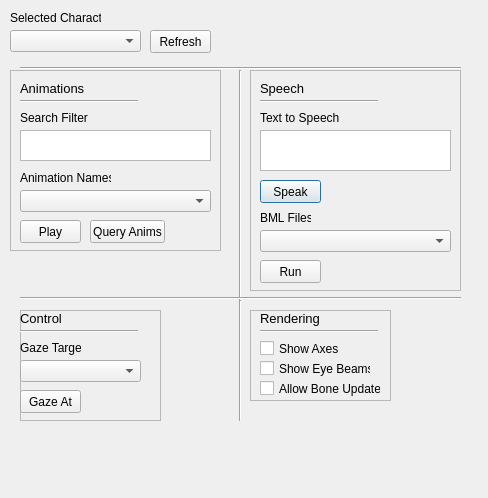
<?xml version="1.0" encoding="UTF-8"?>
<ui version="4.0">
 <class>UtilsDialog</class>
 <widget class="QDialog" name="UtilsDialog">
  <property name="geometry">
   <rect>
    <x>0</x>
    <y>0</y>
    <width>488</width>
    <height>498</height>
   </rect>
  </property>
  <property name="windowTitle">
   <string>Utils</string>
  </property>
  <widget class="QFrame" name="frame">
   <property name="geometry">
    <rect>
     <x>250</x>
     <y>70</y>
     <width>211</width>
     <height>221</height>
    </rect>
   </property>
   <property name="frameShape">
    <enum>QFrame::StyledPanel</enum>
   </property>
   <property name="frameShadow">
    <enum>QFrame::Raised</enum>
   </property>
   <widget class="QComboBox" name="bmlFilesBox">
    <property name="geometry">
     <rect>
      <x>10</x>
      <y>160</y>
      <width>191</width>
      <height>22</height>
     </rect>
    </property>
   </widget>
   <widget class="QLabel" name="ttsLabel">
    <property name="geometry">
     <rect>
      <x>10</x>
      <y>40</y>
      <width>91</width>
      <height>16</height>
     </rect>
    </property>
    <property name="text">
     <string>Text to Speech</string>
    </property>
   </widget>
   <widget class="QLabel" name="bmlFilesLabel">
    <property name="geometry">
     <rect>
      <x>10</x>
      <y>140</y>
      <width>51</width>
      <height>16</height>
     </rect>
    </property>
    <property name="text">
     <string>BML Files</string>
    </property>
   </widget>
   <widget class="QPlainTextEdit" name="ttsBox">
    <property name="geometry">
     <rect>
      <x>10</x>
      <y>60</y>
      <width>191</width>
      <height>41</height>
     </rect>
    </property>
   </widget>
   <widget class="QPushButton" name="SpeakButton">
    <property name="geometry">
     <rect>
      <x>10</x>
      <y>110</y>
      <width>61</width>
      <height>23</height>
     </rect>
    </property>
    <property name="text">
     <string>Speak</string>
    </property>
   </widget>
   <widget class="Line" name="line_2">
    <property name="geometry">
     <rect>
      <x>10</x>
      <y>30</y>
      <width>118</width>
      <height>3</height>
     </rect>
    </property>
    <property name="lineWidth">
     <number>1</number>
    </property>
    <property name="orientation">
     <enum>Qt::Horizontal</enum>
    </property>
   </widget>
   <widget class="QLabel" name="speechLabel">
    <property name="geometry">
     <rect>
      <x>10</x>
      <y>10</y>
      <width>71</width>
      <height>16</height>
     </rect>
    </property>
    <property name="font">
     <font>
      <pointsize>10</pointsize>
     </font>
    </property>
    <property name="text">
     <string>Speech</string>
    </property>
   </widget>
   <widget class="QPushButton" name="runBmlButton">
    <property name="geometry">
     <rect>
      <x>10</x>
      <y>190</y>
      <width>61</width>
      <height>23</height>
     </rect>
    </property>
    <property name="text">
     <string>Run</string>
    </property>
   </widget>
  </widget>
  <widget class="QFrame" name="frame_2">
   <property name="geometry">
    <rect>
     <x>10</x>
     <y>70</y>
     <width>211</width>
     <height>181</height>
    </rect>
   </property>
   <property name="frameShape">
    <enum>QFrame::StyledPanel</enum>
   </property>
   <property name="frameShadow">
    <enum>QFrame::Raised</enum>
   </property>
   <widget class="QLabel" name="animationNamesLabel">
    <property name="geometry">
     <rect>
      <x>10</x>
      <y>100</y>
      <width>91</width>
      <height>16</height>
     </rect>
    </property>
    <property name="text">
     <string>Animation Names</string>
    </property>
   </widget>
   <widget class="Line" name="line">
    <property name="geometry">
     <rect>
      <x>10</x>
      <y>30</y>
      <width>118</width>
      <height>3</height>
     </rect>
    </property>
    <property name="lineWidth">
     <number>1</number>
    </property>
    <property name="orientation">
     <enum>Qt::Horizontal</enum>
    </property>
   </widget>
   <widget class="QPushButton" name="QueryAnimButton">
    <property name="geometry">
     <rect>
      <x>80</x>
      <y>150</y>
      <width>75</width>
      <height>23</height>
     </rect>
    </property>
    <property name="text">
     <string>Query Anims</string>
    </property>
   </widget>
   <widget class="QComboBox" name="animationNamesBox">
    <property name="geometry">
     <rect>
      <x>10</x>
      <y>120</y>
      <width>191</width>
      <height>22</height>
     </rect>
    </property>
   </widget>
   <widget class="QLabel" name="animationsLabel">
    <property name="geometry">
     <rect>
      <x>10</x>
      <y>10</y>
      <width>71</width>
      <height>16</height>
     </rect>
    </property>
    <property name="font">
     <font>
      <pointsize>10</pointsize>
     </font>
    </property>
    <property name="text">
     <string>Animations</string>
    </property>
   </widget>
   <widget class="QPlainTextEdit" name="plainTextEdit">
    <property name="geometry">
     <rect>
      <x>10</x>
      <y>60</y>
      <width>191</width>
      <height>31</height>
     </rect>
    </property>
   </widget>
   <widget class="QLabel" name="filterLabel">
    <property name="geometry">
     <rect>
      <x>10</x>
      <y>40</y>
      <width>71</width>
      <height>16</height>
     </rect>
    </property>
    <property name="text">
     <string>Search Filter</string>
    </property>
   </widget>
   <widget class="QPushButton" name="PlayAnimButton">
    <property name="geometry">
     <rect>
      <x>10</x>
      <y>150</y>
      <width>61</width>
      <height>23</height>
     </rect>
    </property>
    <property name="text">
     <string>Play</string>
    </property>
   </widget>
  </widget>
  <widget class="QFrame" name="frame_3">
   <property name="geometry">
    <rect>
     <x>250</x>
     <y>310</y>
     <width>141</width>
     <height>91</height>
    </rect>
   </property>
   <property name="frameShape">
    <enum>QFrame::StyledPanel</enum>
   </property>
   <property name="frameShadow">
    <enum>QFrame::Raised</enum>
   </property>
   <widget class="QLabel" name="renderingLabel">
    <property name="geometry">
     <rect>
      <x>10</x>
      <y>0</y>
      <width>71</width>
      <height>16</height>
     </rect>
    </property>
    <property name="font">
     <font>
      <pointsize>10</pointsize>
     </font>
    </property>
    <property name="text">
     <string>Rendering</string>
    </property>
   </widget>
   <widget class="QCheckBox" name="showAxesBox">
    <property name="geometry">
     <rect>
      <x>10</x>
      <y>30</y>
      <width>81</width>
      <height>17</height>
     </rect>
    </property>
    <property name="text">
     <string>Show Axes</string>
    </property>
   </widget>
   <widget class="Line" name="line_3">
    <property name="geometry">
     <rect>
      <x>10</x>
      <y>20</y>
      <width>118</width>
      <height>3</height>
     </rect>
    </property>
    <property name="lineWidth">
     <number>1</number>
    </property>
    <property name="orientation">
     <enum>Qt::Horizontal</enum>
    </property>
   </widget>
   <widget class="QCheckBox" name="showEyeBeamsBox">
    <property name="geometry">
     <rect>
      <x>10</x>
      <y>50</y>
      <width>111</width>
      <height>17</height>
     </rect>
    </property>
    <property name="text">
     <string>Show Eye Beams</string>
    </property>
   </widget>
   <widget class="QCheckBox" name="allowBoneUpdatesBox">
    <property name="geometry">
     <rect>
      <x>10</x>
      <y>70</y>
      <width>121</width>
      <height>17</height>
     </rect>
    </property>
    <property name="text">
     <string>Allow Bone Updates</string>
    </property>
   </widget>
  </widget>
  <widget class="Line" name="line_4">
   <property name="geometry">
    <rect>
     <x>230</x>
     <y>70</y>
     <width>20</width>
     <height>231</height>
    </rect>
   </property>
   <property name="orientation">
    <enum>Qt::Vertical</enum>
   </property>
  </widget>
  <widget class="QFrame" name="frame_4">
   <property name="geometry">
    <rect>
     <x>20</x>
     <y>310</y>
     <width>141</width>
     <height>111</height>
    </rect>
   </property>
   <property name="frameShape">
    <enum>QFrame::StyledPanel</enum>
   </property>
   <property name="frameShadow">
    <enum>QFrame::Raised</enum>
   </property>
   <widget class="QPushButton" name="GazeAtButton">
    <property name="geometry">
     <rect>
      <x>0</x>
      <y>80</y>
      <width>61</width>
      <height>23</height>
     </rect>
    </property>
    <property name="text">
     <string>Gaze At</string>
    </property>
   </widget>
   <widget class="QLabel" name="gazeTargetLabel">
    <property name="geometry">
     <rect>
      <x>0</x>
      <y>30</y>
      <width>61</width>
      <height>16</height>
     </rect>
    </property>
    <property name="text">
     <string>Gaze Target</string>
    </property>
   </widget>
   <widget class="QComboBox" name="gazeTargetBox">
    <property name="geometry">
     <rect>
      <x>0</x>
      <y>50</y>
      <width>121</width>
      <height>22</height>
     </rect>
    </property>
   </widget>
   <widget class="Line" name="line_5">
    <property name="geometry">
     <rect>
      <x>0</x>
      <y>20</y>
      <width>118</width>
      <height>3</height>
     </rect>
    </property>
    <property name="lineWidth">
     <number>1</number>
    </property>
    <property name="orientation">
     <enum>Qt::Horizontal</enum>
    </property>
   </widget>
   <widget class="QLabel" name="controlLabel">
    <property name="geometry">
     <rect>
      <x>0</x>
      <y>0</y>
      <width>71</width>
      <height>16</height>
     </rect>
    </property>
    <property name="font">
     <font>
      <pointsize>10</pointsize>
     </font>
    </property>
    <property name="text">
     <string>Control</string>
    </property>
   </widget>
  </widget>
  <widget class="Line" name="line_6">
   <property name="geometry">
    <rect>
     <x>20</x>
     <y>290</y>
     <width>441</width>
     <height>16</height>
    </rect>
   </property>
   <property name="lineWidth">
    <number>1</number>
   </property>
   <property name="orientation">
    <enum>Qt::Horizontal</enum>
   </property>
  </widget>
  <widget class="QComboBox" name="selectedCharacterBox">
   <property name="geometry">
    <rect>
     <x>10</x>
     <y>30</y>
     <width>131</width>
     <height>22</height>
    </rect>
   </property>
  </widget>
  <widget class="QLabel" name="selectedCharacterLabel">
   <property name="geometry">
    <rect>
     <x>10</x>
     <y>10</y>
     <width>91</width>
     <height>16</height>
    </rect>
   </property>
   <property name="text">
    <string>Selected Character</string>
   </property>
  </widget>
  <widget class="Line" name="line_7">
   <property name="geometry">
    <rect>
     <x>20</x>
     <y>60</y>
     <width>441</width>
     <height>16</height>
    </rect>
   </property>
   <property name="lineWidth">
    <number>1</number>
   </property>
   <property name="orientation">
    <enum>Qt::Horizontal</enum>
   </property>
  </widget>
  <widget class="Line" name="line_8">
   <property name="geometry">
    <rect>
     <x>230</x>
     <y>300</y>
     <width>20</width>
     <height>121</height>
    </rect>
   </property>
   <property name="orientation">
    <enum>Qt::Vertical</enum>
   </property>
  </widget>
  <widget class="QPushButton" name="refreshButton">
   <property name="geometry">
    <rect>
     <x>150</x>
     <y>30</y>
     <width>61</width>
     <height>23</height>
    </rect>
   </property>
   <property name="text">
    <string>Refresh</string>
   </property>
  </widget>
 </widget>
 <resources/>
 <connections/>
</ui>
